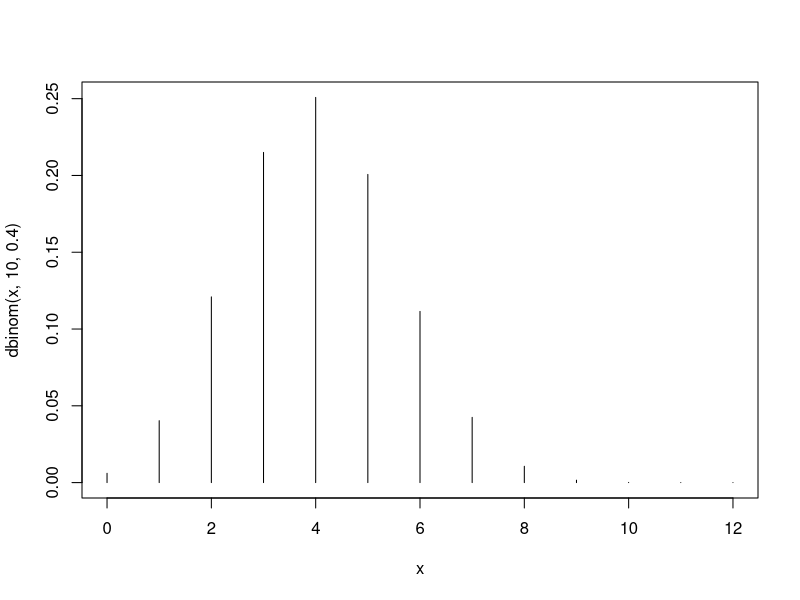
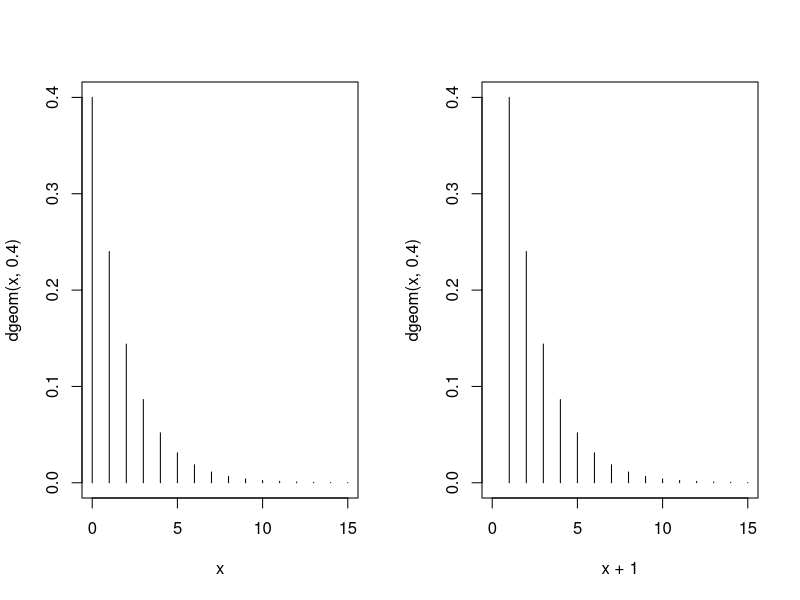
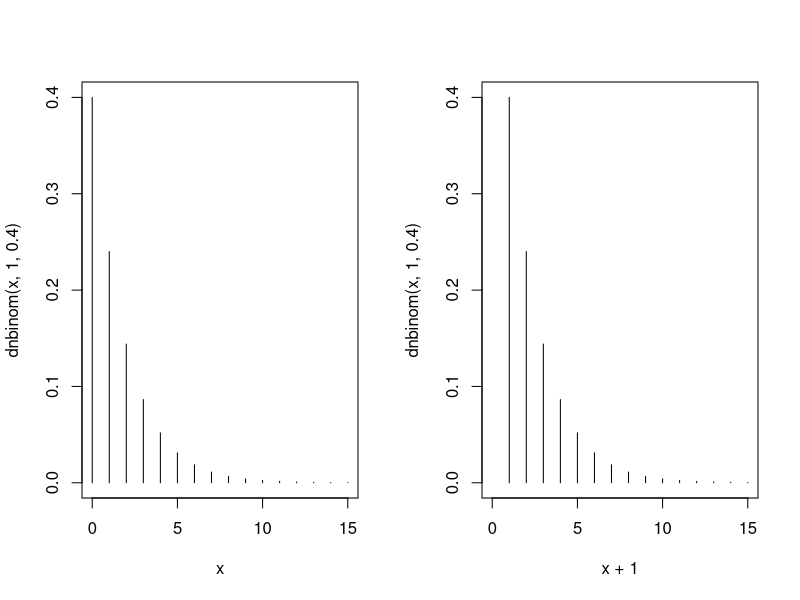
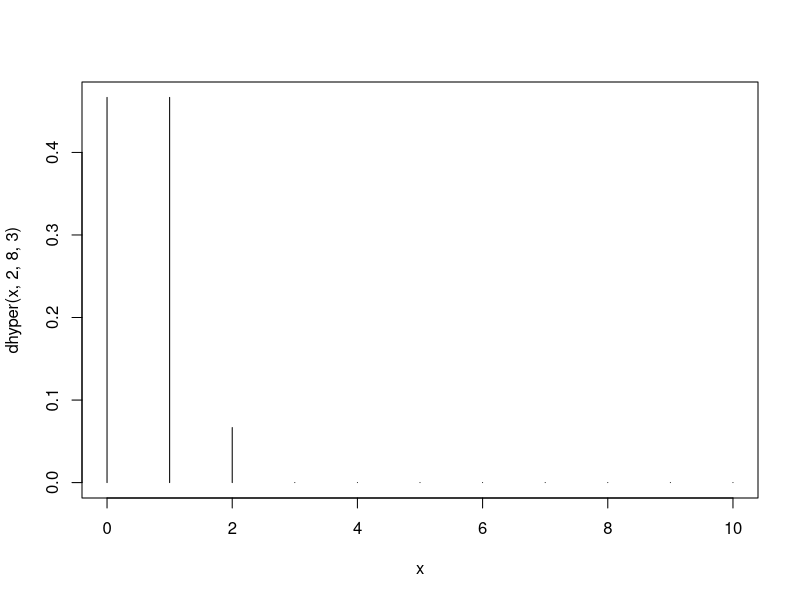
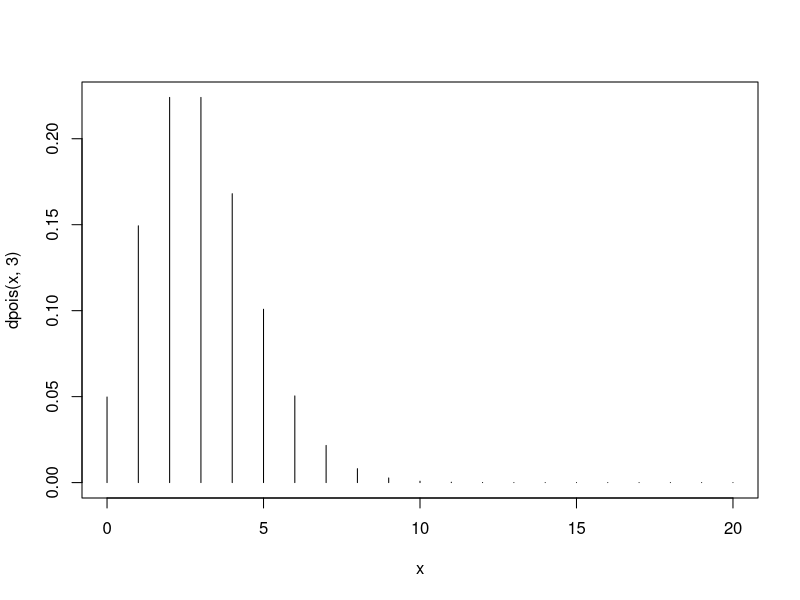
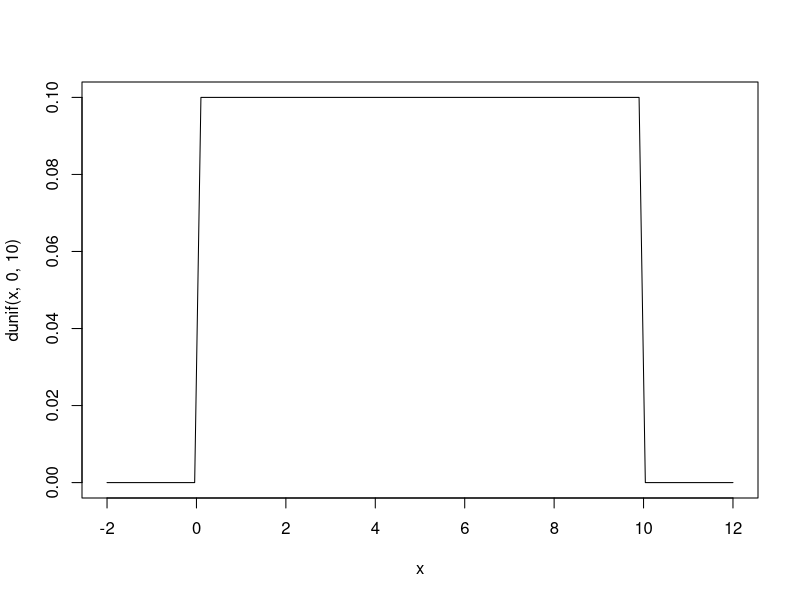
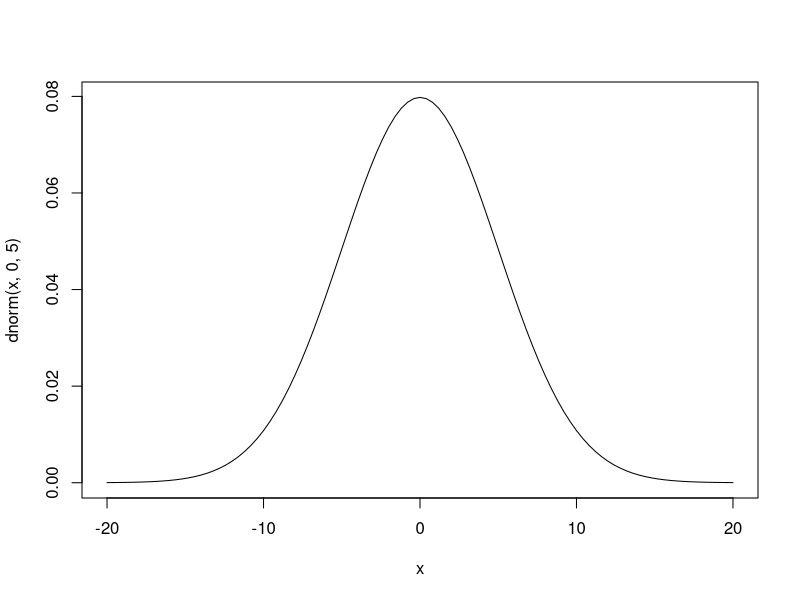
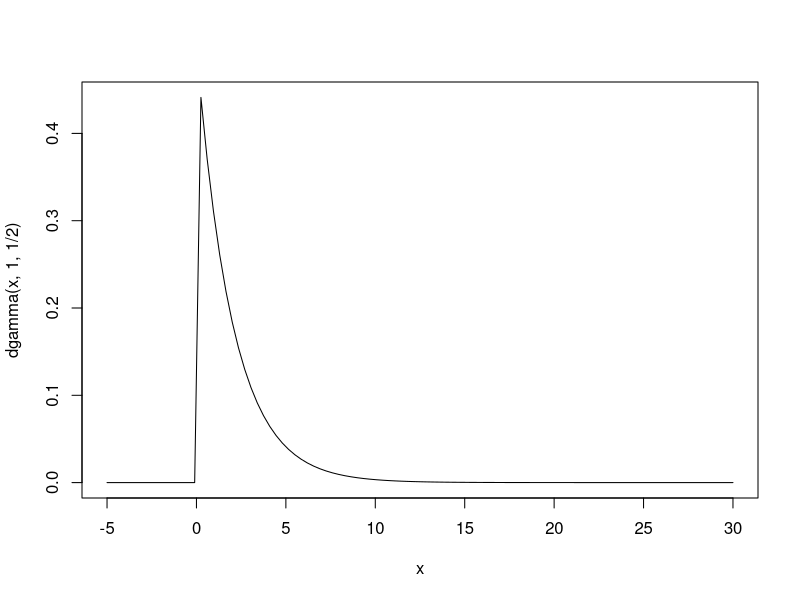

R code for these plots, in order:
################
### BINOMIAL ###
################
# n = 10, p = .4, y = 2
x=seq(0,12,1)
plot(x, dbinom(x,10,.4), type = "h")
dbinom(2,10,.4)
x=seq(0,2,1)
sum(dbinom(x,10,.4))
pbinom(2,10,.4) #Why is this the same as the previous prob?
qbinom(.15,10,.4)
rbinom(100,10,.4)

#################
### GEOMETRIC ###
#################
# p = .4, y = 3
x=seq(0,15,1)
par(mfrow=c(1,2))
plot(x, dgeom(x,.4), type = "h",xlim=c(0,15))
plot(x+1, dgeom(x,.4), type = "h",xlim=c(0,15)) #What is the difference between these two plots? Why?
dgeom(2,.4)
x=seq(0,2,1)
sum(dgeom(x,.4))
pgeom(2,.4) #Why is this the same as the previous prob?
qgeom(.78,.4)
rgeom(100,.4)+1

#########################
### NEGATIVE BINOMIAL ###
#########################
# r = 1, p = .4, y = 3
#Why are these these values and plots the same as those found for the geometric distribution?
x=seq(0,15,1)
par(mfrow=c(1,2))
plot(x, dnbinom(x,1,.4), type = "h",xlim=c(0,15))
plot(x+1, dnbinom(x,1,.4), type = "h",xlim=c(0,15)) #What is the difference between these two plots? Why?
dnbinom(2,1,.4)
x=seq(0,2,1)
sum(dnbinom(x,1,.4))
pnbinom(2,1,.4) #Why is this the same as the previous prob?
qnbinom(.78,1,.4)
rnbinom(100,1,.4)+1 #Why are these the only values that are different from those found for the geometric distribution?


######################
### HYPERGEOMETRIC ###
######################
# M = 2, N-M = 8, N = 10, n = 3, y = 1
par(mfrow=c(1,1))
x=seq(0,10,1)
plot(x, dhyper(x,2,8,3), type = "h") #Why does the pmf zero out where it does?
dhyper(1,2,8,3)
x=seq(0,1,1)
sum(dhyper(x,2,8,3))
phyper(1,2,8,3) #Why is this the same as the previous prob?
qhyper(.93,2,8,3)
rhyper(100,2,8,3)

###############
### POISSON ###
###############
# lambda = 3, y = 1
x=seq(0,20,1)
plot(x, dpois(x,3), type = "h")
dpois(1,3)
x=seq(0,1,1)
sum(dpois(x,3))
ppois(1,3) #Why is this the same as the previous prob?
qpois(.19,3)
rpois(100,3)


###############
### UNIFORM ###
###############
# a = 0, b = 10, y=1
curve(dunif(x,0,10),xlim=c(-2,12))
dunif(1,0,10)
punif(1,0,10)
qunif(.10,0,10)
runif(100,0,10)


##############
### NORMAL ###
##############
# mu = 0, sigma^2 = 25, y=1
curve(dnorm(x,0,5),xlim=c(-20,20))
dnorm(1,0,5)
pnorm(1,0,5)
qnorm(.5792597,0,5)
rnorm(100,0,5)


#############
### GAMMA ###
#############
# alpha = 1, beta = 2, y=3
#par(mfrow=c(2,2))
curve(dgamma(x,1,1/2),xlim=c(-5,30))
pgamma(3,1,1/2)
qgamma(.5792597,1,1/2)
rgamma(100,1,1/2) 

###################
### EXPONENTIAL ###
###################
# beta = 2, y=3
#Why are these these values and the plot the same as those found for the gamma distribution?
curve(dexp(x,1/2),xlim=c(-5,30))
pexp(3,1/2)
qexp(.5792597,1/2)
rexp(100,1/2) #Why are these the only values that are different from those found for the gamma distribution?

##################
### CHI-SQUARE ###
##################
# df = 2, y=3
#Why are these these values and the plot the same as those found for the gamma distribution?
curve(dchisq(x,2),xlim=c(-5,30))
pchisq(3,2)
qchisq(.5792597,2)
rchisq(100,2)#Why are these the only values that are different from those found for the gamma distribution?


############
### BETA ###
############
# alpha = 1, beta = 2, y=.3
curve(dbeta(x,1,2), xlim=c(-1,2))
pbeta(.3,1,2) #Why are we looking for P(Y<=.3) instead of P(Y<=3) like in the other examples?
qbeta(.51,1,2)
rbeta(100,1,2) 


##############
### CAUCHY ###
##############
# theta = 2, y=3
curve(dcauchy(x,2), xlim=c(-6,10))
pcauchy(3,2)
qcauchy(.75,2)
rcauchy(100,2) 


#################
### LOGNORMAL ###
#################
# mu=1, sigma^2=25, y=3
curve(dlnorm(x,2,5), xlim=c(0,10))
plnorm(3,2,5)
qlnorm(.75,2,5)
lnormal<-rlnorm(1000,2,5) 
hist(log(lnormal),nclass=12,freq=FALSE) #How would you describe the distribution of these transformed values? Why?
curve(dnorm(x,2,5),add=TRUE) #Compare to a normal distribution with mu = 2 and sigma^2=25 



